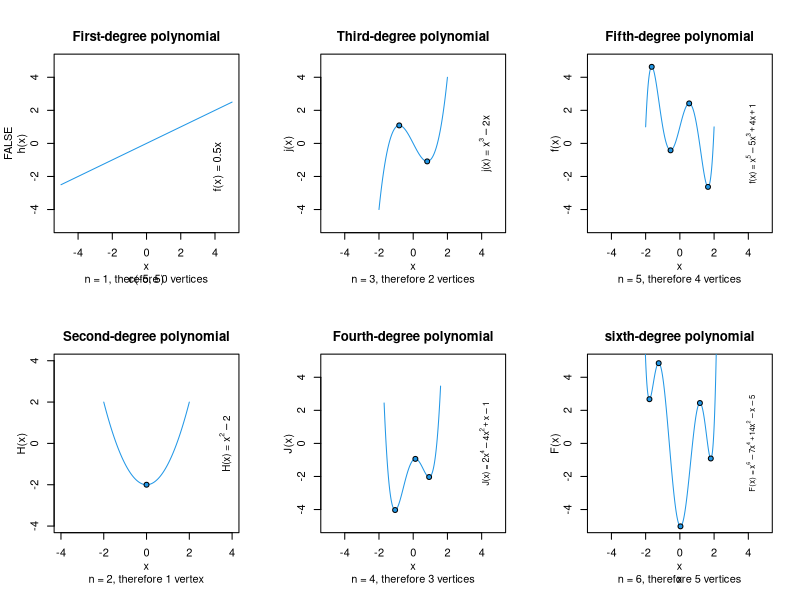
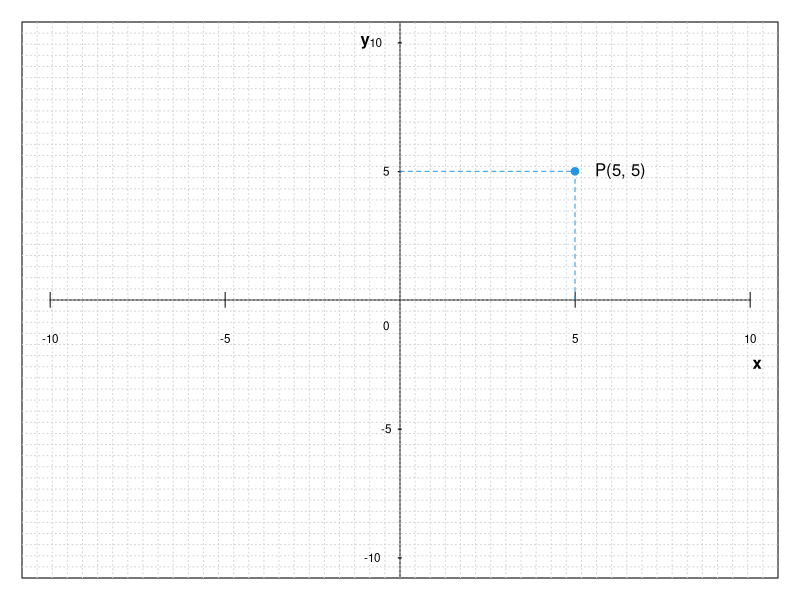
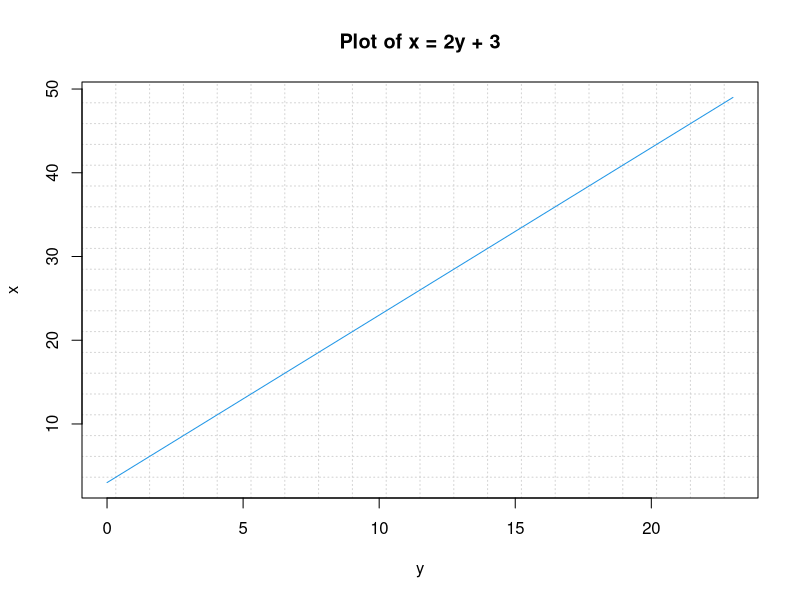
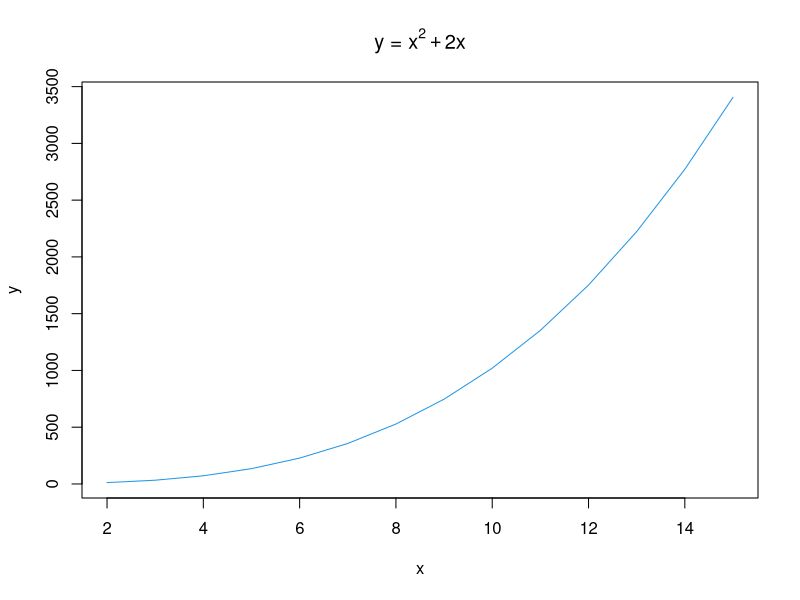
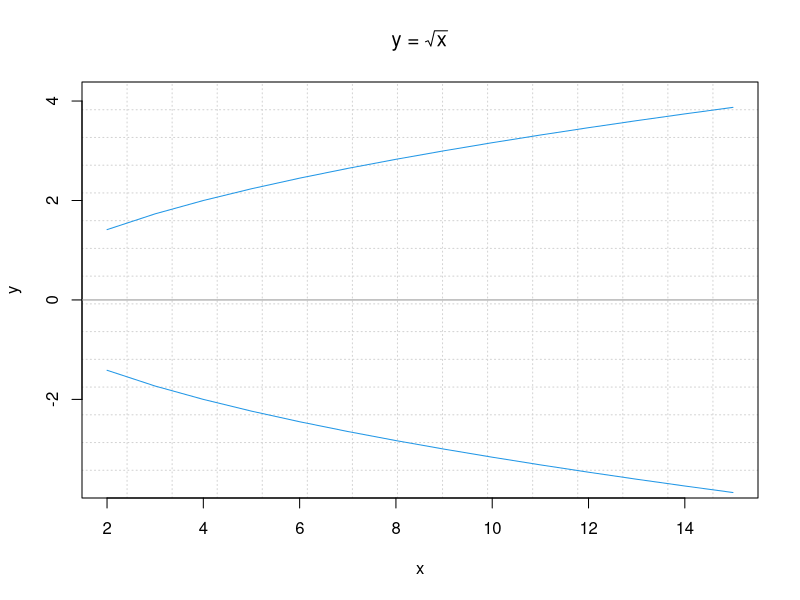
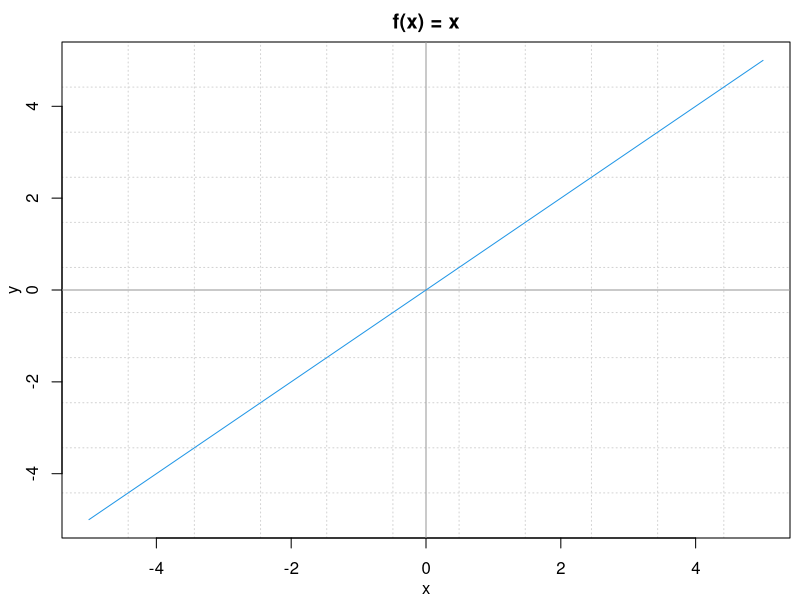
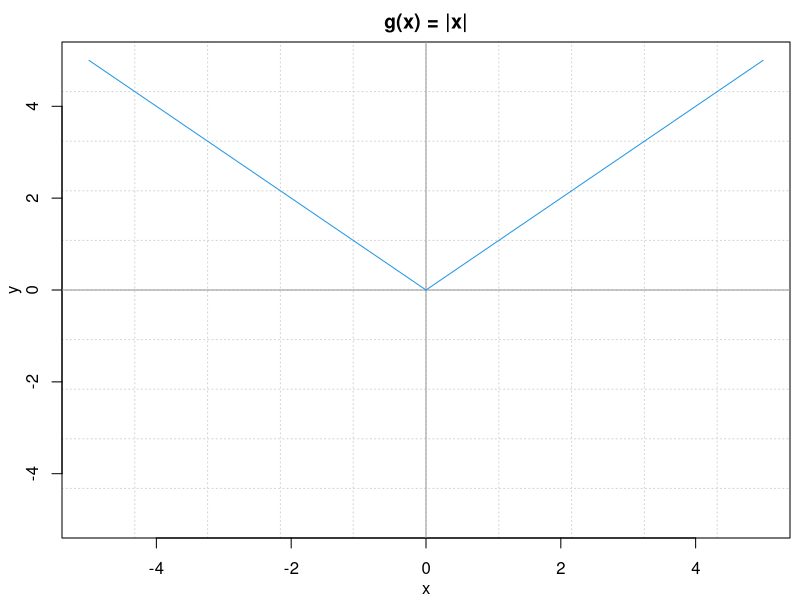
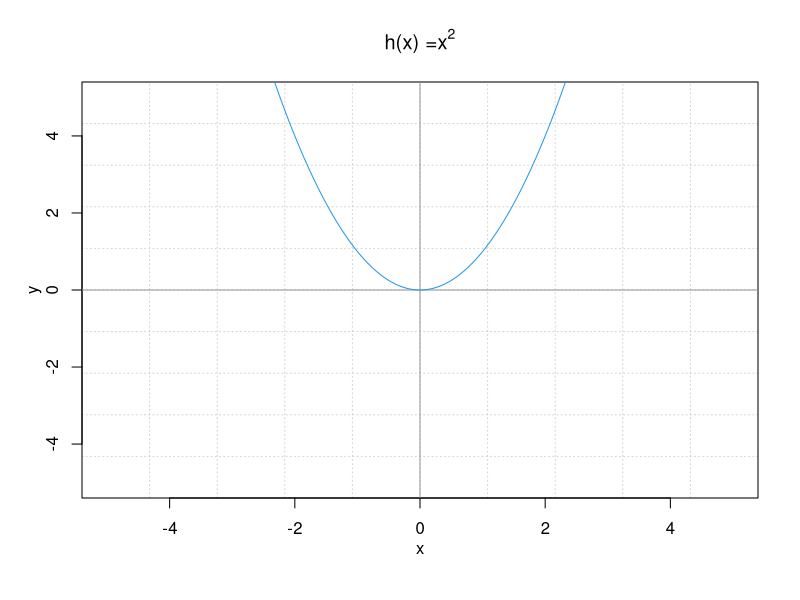

Write the R code that produced these figures, in order.
## ---- chunk 1
knitr::opts_chunk$set(echo = TRUE)
library(reshape2)
palette(c(palette()[1:4], "chocolate2", palette()[6:8]))
## ---- chunk 2
root_int_fun <- function(y) {
   which(sapply(1:(length(y)-1), function(i)
      y[i] < 0 && y[i+1] >= 0 || y[i] >= 0 && y[i+1] < 0))
}
## ---- chunk 3
if(!("reshape2" %in% installed.packages()[, "Package"])) {
   install.packages("reshape2")
}
## ---- chunk 4
(tab1 <- table(tips$sex, tips$smoker))
m <- tab1[1, 2]/tab1[2, 2]
## ---- chunk 5
(gender.smoker <- table(tips$sex, tips$smoker))
## ---- chunk 6
pt <- prop.table(table(tips$sex, tips$smoke)); pt
## ---- chunk 7
perc <- pt * 100; perc
## ---- chunk 8
op <- par("mfrow")
par(mfrow = c(2, 3))

# First-degree polynomial
x <- seq(-5, 5, 0.01)
plot(c(-5, 5), c(-5, 5), type = "n", ylab = FALSE)
lines(x, 0.5*x, col = 4)
title("First-degree polynomial", line = 1)
title(xlab = "x", ylab = "h(x)", line = 2)
title(sub = "n = 1, therefore 0 vertices", line = 3)
text(4.2, -1.4, labels = expression(paste("f(x) = ", 0.5*x)), srt = 90)

# Third-degree polynomial
third <- expression(x^3 - 2*x)
third_vertices <- c(-sqrt(2/3), sqrt(2/3))
x <- sort(c(third_vertices, seq(-2, 2, 0.01)))
plot(c(-5, 5), c(-5, 5), type = "n", ann = FALSE)
lines(x, eval(third), col = 4)
title("Third-degree polynomial", line = 1)
title(xlab = "x", ylab = "j(x)", line = 2)
title(sub = "n = 3, therefore 2 vertices", line = 3)
points(third_vertices, y = eval(third)[which(x %in% third_vertices)], pch = 21, bg = 4)
text(4.2, 0, labels = expression(paste("j(x) = ", x^3 - 2*x)), cex = 0.9, srt = 90)


# Fifth-degree polynomial
fifth_vertices <- c(-1.64443286, -0.5439123, 1.64443286, 0.5439123)
x <- sort(c(fifth_vertices, seq(-2, 2, 0.01)))
fifth <- expression(x^5 - 5*x^3 + 4*x + 1)
plot(c(5, -5), c(5, -5), type = "n", ann = FALSE)
title("Fifth-degree polynomial", line = 1)
title(xlab = "x", ylab = "f(x)", line = 2)
title(sub = "n = 5, therefore 4 vertices", line = 3)
lines(x, eval(fifth), col = 4)
x <- fifth_vertices
points(fifth_vertices, eval(fifth), pch = 21, bg = 4)
text(4.2, 0, labels = expression(paste("f(x) = ", x^5 - 5*x^3 + 4*x + 1)), cex = 0.8, srt = 90)


# Second-degree polynomial
x <- seq(-2, 2, 0.01)
second <- expression(x^2 - 2)
plot(c(-4, 4), c(-4, 4), type = "n", ann = FALSE)
title("Second-degree polynomial", line = 1)
title(xlab = "x", ylab = "H(x)", line = 2)
title(sub = "n = 2, therefore 1 vertex", line = 3)
lines(x, eval(second), col = 4)
points(0, -2, pch = 21, bg = 4)
text(3.7, 0, labels = expression(paste("H(x) = ", x^2 - 2)), cex = 0.9, srt = 90)

# Fourth-degree polynomial
fourth <- expression(2*x^4 - 4*x^2 + x - 1)
fourth_prime <- expression(8*x^3 - 8*x + 1)
fourth_vertex <- c(-1.0574538, 0.1270510, 0.9304029)
x <- sort(c(fourth_vertex, seq(-1.7, 1.6, 0.01)))
plot(c(-5, 5), c(-5, 5), type = "n", ann = FALSE)
title("Fourth-degree polynomial", line = 1)
title(xlab = "x", ylab = "J(x)", line = 2)
title(sub = "n = 4, therefore 3 vertices", line = 3)
lines(x, eval(fourth), col = 4)
x <- fourth_vertex
points(x, eval(fourth), pch = 21, bg = 4)
text(4.2, 0, labels = expression(paste("J(x) = ", 2*x^4 - 4*x^2 + x - 1)), cex = 0.8, srt = 90)

# Sixth-degree polynomial
sixth <- expression(x^6 - 7*x^4 + 14*x^2 - x - 5)
sixth_prime <- expression(6*x^5 - 28*x^3 + 28*x - 1)
sixth_vertices <- c(-1.777750, 0.035760, 1.807227, -1.237497, 1.172260)
x <- sort(c(seq(-2.3, 2.3, 0.01), sixth_vertices))
plot(c(-5, 5), c(-5, 5), type = "n", xlab = "x", ylab = "")
lines(x, eval(sixth), col = 4)
x <- sixth_vertices
points(sixth_vertices, eval(sixth), pch = 21, bg = 4)
title("sixth-degree polynomial", line = 1)
title(xlab = "x", ylab = "F(x)", line = 2)
title(sub = "n = 6, therefore 5 vertices", line = 3)
text(4.2, 0, labels = expression(paste("F(x) = ", x^6 - 7*x^4 + 14*x^2 - x - 5)), cex = 0.7, srt = 90)

par(mfrow = op)
## ---- chunk 9
p <- c(1, 3, 5, 9, 15, 45)
q <- c(1, 5)
possible_vals1 <- expand.grid(p, q)
possible_vals2 <- expand.grid(p, -1 * q)
possible_vals <- rbind(possible_vals1, possible_vals2)
p_over_q <- possible_vals[,1]/possible_vals[,2]
p_over_q <- unique(p_over_q)
p_over_q
## ---- chunk 10
coeffs <- c(-5, -4, 42, 12, -45)
n <- length(p_over_q)
remainder <- sapply(1:n, function (i) 
   ((((coeffs[1]*p_over_q[i]) + coeffs[2]) *
   p_over_q[i] + coeffs[3]) *
   p_over_q[i] + coeffs[4]) *
   p_over_q[i] + coeffs[5])
remainder
zeros1 <- p_over_q[which(remainder == 0)]
## ---- chunk 11
coeffs2 <- c(coeffs[1], rep(NA, length(coeffs)-2))
coeffs2[2] <- coeffs2[1] * p_over_q[zeros1[1]] + coeffs[2]
coeffs2[3] <- coeffs2[2] * p_over_q[zeros1[1]] + coeffs[3]
coeffs2[4] <- coeffs2[3] * p_over_q[zeros1[1]] + coeffs[4]
n <- length(p_over_q)
remainder2 <- sapply(1:n, function(i)
   (((coeffs2[1]*p_over_q[i]) + coeffs2[2]) *
   p_over_q[i] + coeffs2[3]) *
   p_over_q[i] + coeffs2[4])

coeffs3 <- c(coeffs2[1], rep(NA, length(coeffs2)-2))
coeffs3[2] <- coeffs3[1] * -3 + coeffs2[2]
coeffs3[3] <- coeffs3[2] * -3 + coeffs2[3]
coeffs3[4] <- coeffs3[3] * -3 + coeffs2[4]
## ---- chunk 12
x1 <- (-6 + sqrt((-6)^2 - 4*-5*15))/(2*-5)
x2 <- (-6 - sqrt((-6)^2 - 4*-5*15))/(2*-5)
hx_at_zero <- c(-3, -1.23303, 1, 2.43303)
## ---- chunk 13
matrix(c("a","a","b","b","c","c","b","c","a","c","a","b"), ncol = 6, byrow = TRUE)
## ---- chunk 14
combn(letters[1:3], 2)
## ---- chunk 15
op <- par("mar")
par(mar = rep(1.1, 4))

plot(c(-10:10), rep(0, 21), type = "l", ann = FALSE, frame.plot = TRUE, axes = FALSE)
lines(rep(0, 21), c(-10:10))
grid(50,50)
text(0, c(1, 0.5, -0.5, -1), "-")
text(c(-0.7, -0.4, -0.4, -0.4, -0.8), c(1, 0.5, -0.1, -0.5, -1), c(10, 5, 0, -5, -10), cex = 0.7)
text(c(-10, -5, 5, 10), 0, "|")
text(c(-10, -5, 5, 10), -0.15, c(-10, -5, 5, 10), cex = 0.7)
text(c(10.2, -1), c(-0.25, 1), c("x", "y"), font = 2, xpd = TRUE)
points(5, 0.5, col = 4, pch = 21, bg = 4)
text(6.3, 0.5, "P(5, 5)")
segments(5, 0, 5, 0.5, lty = "dashed", col = 4)
segments(0, 0.5, 5, 0.5, lty = "dashed", col = 4)

par(mar = op)
## ---- chunk 16
y <- 0:23
x <- 2*y +3
plot(y, x, type = "l", col = 4, panel.first = grid(20))
title("Plot of x = 2y + 3")
## ---- chunk 17
x <- 2:15
y <- x^3 + 2*x

plot(x, y, type = "l", col = 4)
title(expression(paste("y = ", x^2 + 2*x)))
## ---- chunk 18
y <- sqrt(x)
y2 <- -sqrt(x)

plot(x, y, ylim = range(c(y, y2))+0.2, type = "l", col = 4, panel.first = grid(15))
title(expression(paste("y = ", sqrt(x))))
abline(v = 0, col = "grey60")
abline(h = 0, col = "grey60")
lines(x, y2, col = 4)
## ---- chunk 19
y <- x <- seq(-5, 5, 0.0001)

op <- par("mar")
par(mar = c(3.1, 3.1, 2.1, 0.5))

# f(x) = x
plot(x, y, type = "n", col = 4, panel.first = grid(11), ann = FALSE)
abline(v = 0, col = "grey60")
abline(h = 0, col = "grey60")
lines(x, y, col = 4)
title("f(x) = x")
title(xlab = "x", ylab = "y", line = 2)
## ---- chunk 20
par(mar = c(3.1, 3.1, 2.1, 0.5))

# g(x) = |x|
plot(x, y, type = "n", panel.first = grid(10), ann = FALSE)
abline(v = 0, col = "grey60")
abline(h = 0, col = "grey60")
lines(0:5, 0:5, col = 4)
lines(0:-5, 0:5, col = 4)
title("g(x) = |x|")
title(xlab = "x", ylab = "y", line = 2)

par(mar = op)
## ---- chunk 21
h <- x^2

# h(x) = x^2
plot(x, y, type = "n", panel.first = grid(10), ann = FALSE)
abline(v = 0, col = "grey60")
abline(h = 0, col = "grey60")
lines(spline(x, h), col = 4)
title(expression(paste("h(x) =", x^2)))
title(xlab = "x", ylab = "y", line = 2)
## ---- chunk 22
m <- x^3

plot(x, y, type = "n", panel.first = grid(10), ann = FALSE)
abline(v = 0, col = "grey60")
abline(h = 0, col = "grey60")
lines(spline(x, m), col = 4)
title(expression(paste("m(x) =", x^3)))
title(xlab = "x", ylab = "m", line = 2)
## ---- chunk 23
n <- sqrt(x[x >= 0])

plot(x, y, type = "n", panel.first = grid(10), ann = FALSE)
abline(v = 0, col = "grey60")
abline(h = 0, col = "grey60")
lines(spline(x[x >= 0], n), col = 4)
title(expression(paste("n(x) = ", sqrt(x))))
title(xlab = "x", ylab = "n", line = 2)
## ---- chunk 24
negroots <- -abs(x[x < 0])^(1/3)
p <- c(negroots, x[x >= 0]^(1/3))

plot(c(-3, 3), c(-3, 3), type = "n", panel.first = grid(10), ann = FALSE)
abline(v = 0, col = "grey60")
abline(h = 0, col = "grey60")
lines(spline(x, p), col = 4)
title(expression(paste("n(x) = ", sqrt(x, 3))))
title(xlab = "x", ylab = "n", line = 2)

par(mar = op)
## ---- chunk 25
x1 <- c(4.2, 3, 3, 4.2) 
y1 <- c(5, 6, 4, 5) 
x2 <- c(5.8, 7, 7, 5.8) 
y2 <- c(5, 6, 4, 5) 


plot(1:10, type = "n", ann = FALSE)
points(5, 5, pch = 21, cex = 1, bg = 8)
points(5, 5, pch = 21, cex = 10, col = 8)
lines(x1, y1); points(x1, y1, pch = 21, bg = 4:6)
lines(x2, y2); points(x2, y2, pch = 21, bg = c(4, 6, 5))
text(5, 9.5, labels = "Rotation around a center", font = 2)
legend("topright", legend = c("center", letters[1:3]), pch = 21, pt.bg = c(8, 4:6), cex = 0.8)
## ---- chunk 26
x1 <- c(3, 2, 3, 3)
y1 <- c(2, 2, 3, 2) 
x2 <- c(2, 3, 2, 2)
y2 <- c(3, 3, 2, 3) 

# Diagonal reflection
plot(1:10, type = "n", ann = FALSE)
lines(1:4, 1:4, col = 8)
lines(x1, y1); points(x1, y1, pch = 21, bg = 4:6)
lines(x2, y2); points(x2, y2, pch = 21, bg = 4:6)

x1 <- c(6.5, 6, 7, 6.5)
y1 <- c(5, 6, 6, 5)
x2 <- c(6.5, 6, 7, 6.5)
y2 <- c(7, 6, 6, 7)

lines(5:8, rep(6, 4), col = 8)
lines(x1, y1); points(x1, y1, pch = 21, bg = 4:6)
lines(x2, y2); points(x2, y2, pch = 21, bg = 4:6)
text(5.5, 9, labels = "Reflection across mirror line", font = 2)
legend("topright", legend = c("Mirror line", letters[1:3]), lty = c(1, rep(0, 3)), pch = c(NA_integer_, rep(21, 3)), col = 8, pt.bg = 4:6, cex = 0.7)
## ---- chunk 27
y <- x <- seq(-5, 5, 0.0001)
fx <- c(-abs(x[x < 0])^(1/3), x[x >= 0]^(1/3))

a <- 3

y1 <- fx + a
y2 <- fx - a

plot(x, y, type = "n", ann = FALSE)
abline(h = 0, col = 8)
lines(spline(x, y1), col = 4)
lines(spline(x, fx))
lines(spline(x, y2), col = 5)
legend("topright", legend = c("f(x) + a", "f(x)", "f(x) - a"), cex = 0.7, lty = 1, col = c(4, 1, 5))
title("Vertical Translation")
mtext(expression(paste("f(x) =", sqrt(x, 3))), side = 1, line = 2.2)
mtext(paste("a =", a), side = 1, line = 3)
## ---- chunk 28
fx <- x^3

y1 <- (x + a)^3
y2 <- (x - a)^3

plot(x, y, type = "n", ann = FALSE)
abline(h = 0, col = 8)
lines(spline(x, y1), col = 4)
lines(spline(x, fx))
lines(spline(x, y2), col = 5)
legend("topright", legend = c("f(x) + a", "f(x)", "f(x) - a"), lty = 1, col = c(4, 1, 5), cex = 0.7)
title("Horizontal translation")
mtext(expression(paste("f(x) =", x^3)), side = 1, line = 2.3)
mtext(paste("a =", a), side = 1, line = 3.3)
## ---- chunk 29
x1 <- c(3, 3, 4, 4, 3)
y1 <- c(3, 4, 4, 3, 3)
x2 <- c(2, 2, 5, 5, 2)
y2 <- c(2, 5, 5, 2, 2)

plot(1:6, type = "l", lty = "dashed", ann = FALSE)
points(3.5, 3.5, pch = 21, bg = 4)
lines(x1, y1); points(x1, y1, pch = 21, bg = 4)
lines(x2, y2, col = 5); points(x2, y2, pch = 21, bg = 4)
lines(1:6, 6:1, lty = "dashed")
title("Transformation by resizing")
## ---- chunk 30
t <- seq(0, 12.5, 0.001)
t1 <- t[t >= 0 & t < 5]
t2 <- t[t >= 5 & t < 10]
t3 <- t[t >= 10 & t <= 12.5]
t4 <- c(12.501, 14, 15, 16)

plot(c(0, 17), c(0, 101), type = "n", xlab = "Time (hours)", ylab = "Estimated Score")
lines(t1, t1*8, col = 4)
lines(t2, t2*6, col = 4)
lines(t3, t3*8, col = 4)
lines(t4, c(100, 100, 100, 100), col = 4)
points(c(0, 5, 10, 12.5), c(0*8, 5*6, c(10, 12.5)*8), pch = 21, bg = 4)
points(c(5, 10), c(5*8, 10*6), pch = 21)
title("Piecewise-defined functions")
## ---- chunk 31
x <- seq(-5, 9, 0.001)
fx <- function(x) -x^2 + 5*x + 3

plot(c(-5, 10), c(-10, 10), type = "n", xlab = "x", ylab = "f(x)")
lines(x, fx(x), col = 4)
title(expression(paste("f(x) = ", -x^2 + 5*x + 3)))
abline(h = 0, v = 0, lty = 2)
points(c(-0.54, 0, 5.54), fx(c(-0.54, 0, 5.54)), pch = 21, bg = c(4, 5, 4))
legend("topright", legend = c("x-axis", "y-axis"), pch = 21, pt.bg = 4:5)
## ---- chunk 32
m <- -15:12
jan <- function(m) 2*(m - (-2))^2 + 8
plot(m, jan(m), type = "l", col = 4)
points(-2, 8, pch = 21, bg = 4)
text(-2, 50, "Vertex")
## ---- chunk 33
plot(m, jan(m), type = "l")
pts <- c(-10, -2, 6)
points(c(-10, -2, 6), jan(pts), pch = 21, bg = c(5, 4, 6))
lines(c(-2, -2), c(0, 370), lty = "dashed")
text(-2, 390, "Axis")
mtext("vertex", 1, at = -2)
## ---- chunk 34
x <- seq(-5, 5, 0.001)
y <- 2^(-x)
plot(x, y, type = "l", col = 4, xlab = "x", ylab = "y")
## ---- chunk 35
y1 <- 2^x
y2 <- 2^(-x)
plot(c(-6, 6), c(0, 33), type = "n", xlab = "x", ylab = "y")
abline(v = 0)
for(i in seq(5, 30, 5)){
   segments(-0.1, i, 0.1, i)
}
lines(x, y1, col = 4)
lines(x, y2, col = 5)
## ---- chunk 36
x <- seq(-4, 4, 0.001)
y1 <- exp(x)
y2 <- exp(-x)

plot(c(-5, 7), c(0, 56), type = "n", xlab = "x", ylab = "y")
abline(v = 0)
for(i in axTicks(2)) {
   segments(-0.1, i, 0.1, i)
}
lines(x, y1, col = 4)
lines(x, y2, col = 5)
legend("topright", legend = c(expression(e^x), expression(e^-x)), lty = 1, col = 4:5)
## ---- chunk 37
log(-100)
## ---- chunk 38
x1 <- seq(-5, 5, 0.001)
y1 <- 3^x1

plot(-5:10, -5:10, type = "l", lty = "dashed", xlab = "x", ylab = "y")
abline(h = 0, v = 0, col = 8)
lines(x1, y1)
lines(y1, x1, col = 4)
## ---- chunk 39
x <- seq(0, 5, 0.001)
y <- x^2
plot(x, y, type = "l", xlab = "Time (minutes)", ylab = "# of Microorganisms", col = 4)
title("Reproduction of microorganisms")
points(c(2, 4), c(2^2, 4^2), pch = 21, bg = 4)
segments(c(2, 4, 2), c(2^2, 2^2, 2^2, 2^2), c(4, 4, 4), c(2^2, 4^2, 4^2), lty = 2, lwd = 2)
text(2-0.7, 2^2+0.1, labels = "(2, 4)")
text(4-0.7, 4^2+0.1, labels = "(4, 16)")
text(3, 5.1, labels = 2, cex = 0.8)
text(3.7, 9, labels = 12, srt = 90, cex = 0.8)
## ---- chunk 40
h <- c(-0.1, -0.01, -0.001, 0, 0.001, 0.01, 0.1)
y <- (((6 + h)^3 - 2*(6+h)^2) - (6^3 - 2*6^2))/h
speed <- rbind(h , y)
dimnames(speed) <- list(c("h", "Speed "), 6+h)
speed
## ---- chunk 41
speed[2, 4] <- 84
speed
## ---- chunk 42
x <- seq(1, 10, 0.001)
y <- function(x) x^3
plot(x, y(x), type = "l", axes = FALSE, ann = FALSE, frame.plot = TRUE)
axis(2, labels = FALSE, tick = FALSE)
axis(1, labels = c("a", "a+h"), at = c(6, 8))
points(c(6, 8), y(c(6, 8)), pch = 21, bg = 4)
lines(c(5, 9), c(68, 660), col = 4, lwd = 2)
segments(6, 216, 8, 216, lty = "dashed")
segments(6, -0.1, 6, 216, lty = "dashed")
segments(8, -0.1, 8, 512, lty = "dashed")
text(7, 250, "h")
text(5.3, 216, "(a, f(a))", cex = 0.7)
text(7, 512, "(a + h, f(a + h))", cex = 0.7)
text(9.7, 650, "Secant line", cex = 0.7)
## ---- chunk 43
plot(x, y(x), type = "l")
title(expression(paste("f(x) =", x^3)))
points(c(6, 8), y(c(6, 8)), pch = 21, bg = 4)
lines(c(5, 9), c(68, 660), col = 4, lwd = 2)
segments(6, 216, 8, 216, lty = "dashed")
segments(6, -0.1, 6, 216, lty = "dashed")
segments(8, -0.1, 8, 512, lty = "dashed")
text(7, 250, "h = 2", cex = 0.9)
text(5.3, 216, "(6, f(6))", cex = 0.9)
text(7, 520, "((6+2), f(6+2))", cex = 0.9)
## ---- chunk 44
y <- ((7 + h)^3 - 7^3)/h
y[4] <- ceiling(y[3])
matrix(y, nrow = 1, dimnames = list("fx", 2+h))
## ---- chunk 45
x <- 1:10
y <- x^3
plot(x, y, type = "l")
title(expression(paste("f(x) =", x^3)))
points(7, 7^3, pch = 21, bg = 4)
lines(6:8, c(7^3 - y[4], 7^3, 7^3 + y[4]))
## ---- chunk 46
h <- c(-2, -1, -0.1, -0.01, -0.001, 0, 0.001, 0.01, 0.1, 1, 2)
cat(h)
## ---- chunk 47
fx <- abs(h^3)/h^3
matrix(fx, byrow = TRUE, nrow = 1, dimnames = list("f(x)", h))
## ---- chunk 48
plot(c(-2.2, 2.2), c(-1.5, 1.5), type = "n", xlab = "x approaching 0", ylab = "")
abline(v = 0, h = 0, col = 8, lty = "dashed")
lines(h[1:5]-0.003, fx[1:5], col = 4)
points(c(-0.001, 0.001), c(-1, 1), pch = 21, cex = 0.7, col = 4)
lines(h[7:length(h)]+0.005, fx[7:length(fx)], col = 4)
title("Limit does not exist")
## ---- chunk 49
yfx <- (((3+h)^3 - 5*(3+h)) - (3^3 - 5*3))/h
yfx[4] <- ceiling(yfx[3])
matrix(yfx, nrow = 1, dimnames = list("fx", 3+h))
cat("\n", yfx[4], "is our limit as h approaches 0 and f(x) approaches 3 \n")
## ---- chunk 50
x <- seq(-4, 4, 0.001)
y <- 0.25*x^2 - 2
plot(x, y, type = "l", xlab = "x", ylab = "y")
points(0, -2, pch = 21, bg = 4)
## ---- chunk 51
x <- seq(-4, 4, 0.001)
y1 <- function(x) 2*x^2
y2 <- function(x) x^2
y3 <- function(x) 0.5*x^2
plot(c(-5, 5), c(0, 40), type = "n", xlab = "x", ylab = "y")
lines(x, y1(x), col = 4)
lines(x, y2(x), col = 5)
lines(x, y3(x), col = 6)
legend("topright", legend = c(expression(2*x^2), expression(x^2), expression(0.5*x^2)), title = "f(x) =", lty = 1, col = c(1, 4, 5), cex = 0.8)
## ---- chunk 52
op <- par("mfrow")
par(mfrow = c(1, 2))

x <- -5:5
plot(x, type = "l", xlab = "x", ylab = "y")
title("f(x) = x")
plot(x, x^2/(2*x), type = "l", col = 4, xlab = "x", ylab = "y")
points(0, 0, pch = 21, col = 4)
segments(-1, -0.5, -0.1, -0.1, col = 4)
segments(0.1, 0.1, 1, 0.5, col = 4)
title(expression(paste("g(x) =" , x^2/(2*x))))

par(mfrow = op)
## ---- chunk 53
ranges <- c(0.0001, 0.001, 0.01)
x <- c(1 - rev(ranges), 1, 1 + ranges)
y <- x/(x-1)
matrix(c(x, y), nrow = 2, byrow = TRUE, dimnames = list(c("x", "f(x)"), rep("", length(x))))
## ---- chunk 54
x1 <- seq(0.9, 1.1, length.out = 100)
y1 <- x1/(x1-1)
plot(x1, x1/(x1 - 1), type = "n", xlab = "x", ylab = "f(x)")
title("f(x) = x/(x-1)")
lines(x1[x1 < 1], y1[which(x1 < 1)], col = 4)
lines(x1[x1 > 1], y1[which(x1 > 1)], col = 4)
abline(v = 1)
## ---- chunk 55
y <- function(x) x/(x -1)^4
matrix(c(x, y(x)), nrow = 2, byrow = TRUE, dimnames = list(c("x", "f(x)"), 1:length(x)))
## ---- chunk 56
x2 <- seq(-0.5, 2.5, 0.001) 
plot(c(-0.6, 2.6), c(0, 20), type = "n", xlab = "x", ylab = "g(x)")
title(expression(paste("g(x) =", x/(x - 1)^4)))
lines(x2, y(x2), col = 4)
## ---- chunk 57
x <- c(1 - rev(ranges), 1, 1 - ranges)
y <- function(x) (x-3)/(x^2 - 4*x + 3)
matrix(c(x, y(x)), nrow = 2, byrow = TRUE, dimnames = list(c("x", "f(x)"), rep("", length(x))))
## ---- chunk 58
x <- c(3 - rev(ranges), 3, 3 + ranges)
matrix(c(x, y(x)), nrow = 2, byrow = TRUE, dimnames = list(c("x", "f(x)"), rep("", length(x))))
## ---- chunk 59
x <- seq(-5, 5, 0.001)
plot(c(-6, 6), c(-5, 5), type = "n", xlab = "x", ylab = "y")
abline(v = 1, lty = "dashed")
lines(x, y(x), col = 4)
title(expression(paste("f(x) = ", (x-3)/(x^2 - 4*x + 3))))
## ---- chunk 60
plot(c(-6, -3), c(-6, 6), type = "n", xlab = "x", ylab = "f(x)")
abline(h = 0, lty = 2)
text(-3.3, 0.35, labels = "h(x) = 0")
lines(c(-5, -5), c(-5, 5), col = 4)
points(c(-5, -5), c(-5, 5), pch = 21, bg = 4)
## ---- chunk 61
plot(1:10, type = "n", axes = FALSE, ann = FALSE)
abline(h = 5)
text(2:9, rep(5, length(2:9)), labels = "|")
points(c(4, 6, 8), rep(5, 3), pch = 21, bg = c("blue", "blue", "white"), cex = 1.2)
text(2:9, rep(4.4, length(2:9)), labels = -3:4)
text(9.8, 5.35, labels = "x-axis")
## ---- chunk 62
plot(1:10, type = "n", axes = FALSE, ann = FALSE)
abline(h = 5)
text(2:9, rep(5, length(2:9)), labels = "|")
points(c(4, 6, 8), rep(5, 3), pch = 21, bg = c("blue", "blue", "white"), cex = 1.2)
text(2:9, rep(4.4, length(2:9)), labels = -3:4)
text(c(2.5, 3, 5, 7, 9), rep(6, 5), labels = c("f(x)", rep(c("- - -", "+ + +"), 2)))
text(c(3, 5, 7, 9), rep(7, 4), labels = c(expression(paste("(-", infinity, ", -1)")), "(-1, 1)", "(1, 3)", expression(paste("(3, ", infinity, ")"))))
segments(x0 = c(3, 5, 7, 9), y0 = rep(4, 4), x1 = c(3, 5, 7, 9), y1 = rep(3, 4))
segments(3, 3, 9, 3)
text(6, 2.5, labels = "Evaluation numbers")
text(10, 4.7, labels = "x-axis")
segments(x0 = c(4, 6, 8)+.1, y0 = rep(5, 3), x1 = c(4, 6, 8), y1 = rep(8, 3), lty = "dashed")
## ---- chunk 63
op <- par("mar")
par(mar = c(6.5, 2.1, 0.5, 1.1))
x <- sort(unique(c(seq(-4, 4, by = 0.01), hx_at_zero)))
hx <- expression((-x)^5 - x^4 + 14*x^3 + 6*x^2 - 45*x - 3)
plot(rep(c(-5,5), 2), c(rep(40, 2), rep(-40, 2)), type = "n", xlab = "", ylab = "", xaxt = "n")
abline(h = 0, v = 0, lty = "dashed")
legend("topright", legend = hx, bty = "n", box.col = "white")
lines(spline(x, eval(hx)), col = 4)
x <- hx_at_zero
points(hx_at_zero, eval(hx), pch = 21, bg = 4)
text(c(-4, -2, 0, 2, 4), rep(-46, 4), labels = c(-4, -2, 0, 2, 4), xpd = TRUE, cex = 0.9)

# Sign chart
rect(-4.3, -75, -3, -53, col = "lightblue", xpd = TRUE, border = NA)
rect(-3, -75, -1.23303, -53, col = "chocolate2", xpd = TRUE, border = NA)
rect(-1.23303, -75, 1, -53, col = "lightblue", xpd = TRUE, border = NA)
rect(1, -75, 2.43303, -53, col = "chocolate2", xpd = TRUE, border = NA)
rect(2.43303, -75, 4.1, -53, col = "lightblue", xpd = TRUE, border = NA)
segments(x0 = -4, y0 = -65, x1 = 4, y1 = -65, xpd = TRUE)
text(x = hx_at_zero, y = rep(-59, 4), labels = rep(0, length(hx_at_zero)), xpd = TRUE, cex = 0.7)
text(x = hx_at_zero, y = rep(-70, 4), labels = round(hx_at_zero, 1), xpd = TRUE)
text(-4.7, -70, labels = "h(x)", font = 2, xpd = TRUE, cex = 0.7)
points(hx_at_zero, y = rep(-65, 4), pch = 19, xpd = TRUE)
t <- c(-4, -2, 0, 2, 3)
t_num <- -5*t^4 - 4*t^3 + 42*t^2 + 12*t - 45
signs <- ifelse(t_num < 0, "----", "++++")
text(x = c(-3.7, -2, 0, 1.7, 3.4), rep(-59, length(signs)), labels = signs, xpd = TRUE)
text(-4.7, -59, labels = "h'(x)", cex = 0.7, font = 2, xpd = TRUE)
intervals <- c(expression(paste("(-", infinity, ", -3)")),"(-3, -1.23)","(-1.23, 1)","(1, 2.43)",expression(paste("(2.43, ", infinity, ")")))
text(x = c(-3.65, -2, 0, 1.7, 3.4), rep(-55, length(signs)), labels = intervals, cex = 0.8, xpd = TRUE)
par(mar = op)
## ---- chunk 64
plot(0:4, 0:4, type = "n", axes = FALSE, ann = FALSE)
rect(0, 0.8, 2, 3, col = "lightblue", border = NA)
rect(2, 0.8, 4.2, 3, col = "lightblue", border = NA)
text(c(1, 3), rep(2.8, 2), labels = c(expression(paste("(-", infinity, ", 0)")), expression(paste("(0, ", infinity, ")"))))
text(c(0.6, 1:3), rep(2.5, 4), labels = c("f'(x)", "----", 0, "----"), font = c(1, 2, 1, 2))
segments(0, 2, 4, 2)
text(4, 2.2, "x", font = 2)
text(c(1, 2, 3), rep(2, 3), labels = "|")
text(c(0.6, 1:3), rep(1.6, 4), labels = c("f(x)", -1:1))
text(c(1, 3), rep(1,2), labels = c("Decreasing", "Decreasing"))
## ---- chunk 65
x <- seq(-4, 4, 0.0001)
y <- function(x) (-x)^3
plot(c(-5.5, 5.5), c(-64, 64), type = "n", xlab = "x", ylab = "f(x)")
abline(h = 0, v = 0, lty = "dashed")
lines(x, y(x), col = 4)
## ---- chunk 66
plot(0:4, 0:4, type = "n", axes = FALSE, ann = FALSE)
rect(0, 0.8, 2, 3, col = "chocolate2", border = NA)
rect(2, 0.8, 4.2, 3, col = "chocolate2", border = NA)
text(c(1, 3), rep(2.8, 2), labels = c(expression(paste("(-", infinity, ", -2)")), expression(paste("(-2, ", infinity, ")"))))
t_num <- c(-3, -1)
signs <- ifelse(1/(3*(abs(t_num + 2)^(1/3))^2) < 0, "----", "++++")
text(c(0.6, 1:3), rep(2.5, 4), labels = c("h'(x)", signs[1], "ND", signs[2]), font = c(1, 2, 1, 2))
segments(0, 2, 4, 2)
text(4, 2.2, "x", font = 2)
text(c(1, 2, 3), rep(2, 3), labels = "|")
text(c(0.6, 1:3), rep(1.6, 4), labels = c("h(x)", -3:-1))
text(c(1, 3), rep(1,2), labels = c("Increasing", "Increasing"))
## ---- chunk 67
x <- seq(-5, 5, 0.001)
y <- c(-(abs(x[x <= -2] + 2))^(1/3) + 3, 
       (x[x > -2] + 2)^(1/3) + 3)
plot(x, y, type = "n", ylab = "h(x)")
abline(v = 0, h = 0, lty = "dashed")
lines(x, y, col = 4)
segments(-2, 2.3, -2, 3.7)
points(-2, 3, pch = 21, bg = 4)
text(x = -3.8, 4.65, labels = expression(paste("h(x) =", sqrt((x+2), 3) + 3)))
## ---- chunk 68
plot(0:4, 0:4, type = "n", axes = FALSE, ann = FALSE)
j_prime <- expression((-3)/(t_num^2 + 6*t_num + 9))
rect(0, 0.8, 2, 3, col = ifelse(eval(j_prime) >= 0, "chocolate2", "lightblue"), border = NA)
rect(2, 0.8, 4.2, 3, col = ifelse(eval(j_prime) < 0, "lightblue", "chocolate2"), border = NA)
text(c(1, 3), rep(2.8, 2), labels = c(expression(paste("(-", infinity, ", -3)")), expression(paste("(-3, ", infinity, ")"))))
t_num <- c(-4, -2)
signs <- ifelse(eval(j_prime) < 0, "----", "++++")
text(c(0.6, 1:3), rep(2.5, 4), labels = c("j'(x)", signs[1], "ND", signs[2]), font = c(1, 2, 1, 2))
segments(0, 2, 4, 2)
text(4, 2.2, "x", font = 2)
text(c(1, 3), rep(2, 1), labels = "|")
points(2, 2, pch = 21, bg = "white")
text(c(0.6, 1:3), rep(1.6, 4), labels = c("j(x)", -4:-2))
text(c(1, 3), rep(1,2), labels = c("Decreasing", "Decreasing"))
## ---- chunk 69
x <- seq(-4, -1, 0.01)
y = (6 + x)/(3 + x)
plot(x, y, type = "n", ylab = "j(x)")
abline(v = -3, h = 0, lty = "dashed")
lines(x, y, col = 4)
text(-1.4, 299, labels = expression(paste("j(x) =", (6+x)/(x+3))))
## ---- chunk 70
op <- par(c("mfrow", "mar", "mai"))
par(mfrow = c(2, 2), mar = c(2.1, 2.1, 2.1, 2.1), mai = rep(0.2, 4))

# Local minimum
plot(c(0, 4), c(0, 3), type = "n", axes = FALSE, ann = FALSE)
title("j(c) is a local minimum")
rect(0, 0.3, 2, 2.5, col = "lightblue", border = NA)
rect(2, 0.3, 4, 2.5, col = "chocolate2", border = NA)
text(c(0.3, 1, 3), rep(2, 3), labels = c("j'(x)", "----", "++++"))
segments(0, 1.5, 3.85, 1.5)
text(3.93, 1.5, "x", font = 2)
text(c(0.1, 3.8), rep(1.5, 2), labels = c("(", ")"))
text(c(0.1, 2, 3.8), rep(1.1, 3), labels = c("a", "c", "b"))
text(c(0.3, 1.3, 3), rep(0.5, 3), labels = c("j(x)", "Decreasing", "Increasing"))

# Local maximum
plot(c(0, 4), c(0, 3), type = "n", axes = FALSE, ann = FALSE)
title("j(c) is a local maximum")
rect(0, 0.3, 2, 2.5, col = "chocolate2", border = NA)
rect(2, 0.3, 4, 2.5, col = "lightblue", border = NA)
text(c(0.3, 1, 3), rep(2, 3), labels = c("j'(x)", "++++", "----"))
segments(0, 1.5, 3.85, 1.5)
text(3.93, 1.5, "x", font = 2)
text(c(0.1, 3.8), rep(1.5, 2), labels = c("(", ")"))
text(c(0.1, 2, 3.8), rep(1.1, 2), labels = c("a", "c", "b"))
text(c(0.3, 1.3, 3), rep(0.5, 3), labels = c("j(x)", "Increasing", "Decreasing"))

# Neither (all negative)
plot(c(0, 4), c(0, 3), type = "n", axes = FALSE, ann = FALSE)
title("j(c) is not a local extremum")
rect(0, 0.3, 2, 2.5, col = "lightblue", border = NA)
rect(2, 0.3, 4, 2.5, col = "lightblue", border = NA)
text(c(0.3, 1, 3), rep(2, 3), labels = c("j'(x)", "----", "----"))
segments(0, 1.5, 3.85, 1.5)
text(3.93, 1.5, "x", font = 2)
text(c(0.1, 3.8), rep(1.5, 2), labels = c("(", ")"))
text(c(0.1, 2, 3.8), rep(1.1, 2), labels = c("a", "c", "b"))
text(c(0.3, 1.3, 3), rep(0.5, 3), labels = c("j(x)", "Decreasing", "Decreasing"))

# Neither (all positive)
plot(c(0, 4), c(0, 3), type = "n", axes = FALSE, ann = FALSE)
title("j(c) is not a local extremum")
rect(0, 0.3, 2, 2.5, col = "chocolate2", border = NA)
rect(2, 0.3, 4, 2.5, col = "chocolate2", border = NA)
text(c(0.3, 1, 3), rep(2, 3), labels = c("j'(x)", "++++", "++++"))
segments(0, 1.5, 3.85, 1.5)
text(3.93, 1.5, "x", font =2)
text(c(0.1, 3.8), rep(1.5, 2), labels = c("(", ")"))
text(c(0.1, 2, 3.8), rep(1.1, 2), labels = c("a", "c", "b"))
text(c(0.3, 1.3, 3), rep(0.5, 3), labels = c("j(x)", "Increasing", "Increasing"))

par(mfrow = op$mfrow, mar = op$mar, mai = op$mai)
## ---- chunk 71
extr1 <- (2 - sqrt((-2)^2 - 4*3*(-14)))/6
extr2 <- (2 + sqrt((-2)^2 - 4*3*(-14)))/6
x <- sort(c(seq(-4, 4, 0.1), extr1, extr2))
ind <- c(which(x == extr1), which(x == extr2))
jx <- expression(x^3 - x^2 - 14*x + 11)
plot(x, eval(jx), type = "n", ylab = "j(x)")
abline(v = 0, h = 0, lty = "dashed")
lines(x, eval(jx), col = 4)
points(c(extr1, extr2), eval(jx)[ind], pch = 21, bg = c("chocolate2", "lightblue"))
title("Local Extrema")
text(c(extr1, extr2, 3.1), c(22, -10, 26), labels = c("Local Maximum", "Local Minimum", jx), cex = c(0.7, 0.7, 0.8))
## ---- chunk 72
# Variables
x <- seq(-1, 1, 0.1)
n <- length(x)
hx <- expression(abs(x)^(1/3) + 0.5)

# Coordinate plane
plot(c(-4, 4), y = c(-3.5, 3.5), type = "n", xlab = "x", ylab = "")
abline(h = 0, lty = "dashed")
title("Local extrema with undefined derivatives")

# j(x) = |x|^(1/3)
#-------------------
lines(x, eval(hx), col = 4)
points(0, 0.5, pch = 21, bg = 4)
text(3.2, 3.2, labels = expression(paste("j(x) =", sqrt(abs(x), 3), "+ 0.5")), cex = 0.9)
text(0, 1.7, labels = "Local minimum", cex = 0.7)
# Sign chart for j'(x) = 1/(3*(|x|)^(2/3))
j_prime <- expression(1/(3*abs(x)^(2/3)))
j_prime <- ifelse(x < 0, -eval(j_prime), eval(j_prime))
signs <- ifelse(c(j_prime[which(x == -1)], j_prime[which(x == 1)]) < 0, "----", "++++")
rect(-4.3, 3, -3.3, 3.75, col = "lightblue", border = NA)
rect(-3.3, 3, -2.3, 3.75, col = "chocolate2", border = NA)
text(c(-4, -3.3, -2.7, -2), rep(3.35, 4), labels = c(signs[1], "ND", signs[2], "j'(x)"), cex = c(0.8, 0.7, 0.8, 0.8))

# h(x) = -|x|^(1/3)
#--------------------
lines(x, -eval(hx), col = 4)
points(0, -0.5, pch = 21, bg = 4)
text(3.2, -3.2, labels = expression(paste("h(x) =", sqrt(-abs(x), 3), "+ 0.5")), cex = 0.9)
text(0, -1.7, labels = "Local maximum", cex = 0.7)
# Sign chart for h'(x) = -1/(3*(|x|)^(2/3))
h_prime2 <- expression(-(1/(3*abs(x)^(2/3))))
h_prime2 <- ifelse(x < 0, -eval(h_prime2), eval(h_prime2)) 
signs2 <- ifelse(c(h_prime2[which(x == -1)], h_prime2[which(x == 1)]) < 0, "----", "++++")
rect(-4.3, -3.8, -3.3, -3, col = "chocolate2", border = NA)
rect(-3.3, -3.8, -2.3, -3, col = "lightblue", border = NA)
text(c(-3.9, -3.3, -2.7, -2), rep(-3.4, 4), labels = c(signs2[1], "ND", signs2[2], "h'(x)"), cex = c(0.8, 0.7, 0.8, 0.8))

segments(rep(0, 2), c(-3.5, 2), rep(0, 2), c(-2, 3.5), lty = "dashed")
## ---- chunk 73
op <- par(c("mfrow", "mar"))
par(mfrow = c(1, 2), mar = rep(2.1, 4))

# h'(x) = 0 but not a local extremum
x <- seq(-5, 5, 0.01)
plot(c(-5, 5), c(-127, 150), type = "n", ann = FALSE)
title(ylab = "h(x)", line = 2.2)
lines(x, x^3 - 2, col = 4)
points(0, 0, pch = 21, bg = 4)
text(-3, 148, labels = expression(paste("h(x) = ", x^3)))
mtext(text = "Not Local Extrema", side = 3, line = 1.2, font = 2, at = c(8, 170), xpd = TRUE)
mtext("h'(c) = 0", font = 2)
mtext(text = "x", side = 1, line = 1, at = c(7, -160), xpd = TRUE, font = 2)
rect(0, par("usr")[3], par("usr")[2], -110, border = NA, col = "chocolate2")
text(c(-0.8, 1.35, 2.7, 4.05), rep(-124.04, 4), labels = c("h'(x)", "++++", 0, "++++"))

# j'(x) = c not defined and not a local extremum 
y <- ifelse(x < 0, -abs(x)^(1/3), x^(1/3))
plot(c(-5, 5), c(-2, 3), type = "n", ann = FALSE)
lines(x, y, col = 4)
points(0, 0, pch = 21, bg = 4)
text(-2.9, 2.9, labels = expression(paste("j(x) = ", sqrt(x, 3))))
mtext("j'(c) not defined", font = 2)
rect(-0.7, par("usr")[3], par("usr")[2], -1.7, border = NA, col = "chocolate2")
text(c(-1.4, 0.5, 2.2, 4.05), rep(-1.95, 4), labels = c("j'(x)", "++++", "ND", "++++"))

par(mfrow = op$mfrow, mar = op$mar)
## ---- chunk 74
C_prime <- expression(3*(t - 8)^2 - 12)
t <- seq(0, 16, 0.01)
plot(c(0, 16), c(-20, 200), type = "n", xlab = "t (hrs)", ylab = "Concentration")
abline(h = 0, lty = "dashed")
lines(t, eval(C_prime), col = 4)
points(c(6, 10), rep(0, 2), pch = 21, bg = 4)
text(2, 196, labels = expression(paste("h'(t) = ", 3*(t - 8)^2 - 12)))
title("Rate of change of drug concentration")
## ---- chunk 75
con <- expression((t - 8)^3 - 12*t)
t <- seq(4, 12, 0.01)
plot(x = c(3, 15), y = c(-115, -80), type = "n", ann = FALSE, yaxt = "n")
title("Model of drug concentration in blood stream")
title(xlab = "t (hours)", ylab = "C(x)", line = 2)
lines(t, eval(con), col = 4)
extrema <- c((6 - 8)^3 - 12*6, (10 - 8)^3 - 12*10)
segments(x0 = c(6, 10), y0 = c(par("usr")[3], par("usr")[3]), x1 = c(6, 10), y1 = extrema, lty = "dashed")
segments(x0 = c(5, 9), y0 = extrema, x1 = c(7, 11), y1 = extrema)
points(c(6, 10), extrema, pch = 21, bg = 4)
## ---- chunk 76
x <- seq(-1.5, 1.5, 0.01)
plot(c(-2, 2), c(-2, 2), type = "n", ann = FALSE)
abline(h = 0, lty = "dashed")
lines(x, x^3, lwd = 2, col = 4)
title("Concavity of a graph")
title(xlab = expression(paste("j(x) = ", x^3)), ylab = "j(x)", line = 2)
text(1 - 0.2, 1^3, labels = "Upwards", srt = 45, cex = 0.8)
text(-1 + 0.2, (-1)^3, labels = "Downwards", srt = 45, cex = 0.8)

# Sign chart of j'(x)
rect(par("usr")[1], 1.5, -1.2, par("usr")[4], col = "chocolate2", border = NA)
text(c(-1.9, -1.6, -1.35, -1), rep(1.8, 4), labels = c("+++", 0, "+++", "j'(x)"))

# Sign chart of j''(x)
rect(1.2, par("usr")[3], 1.6, -1.5, col = "lightblue", border = NA)
rect(1.6, par("usr")[3], par("usr")[2], -1.5, col = "chocolate2", border = NA)
text(c(1, 1.35, 1.6, 1.9), rep(-1.8, 4), labels = c("j''(x)", "---", 0, "+++"))
points(0, 0, pch = 21, bg = 4)
text(rep(0, 2), c(0.4, 0.2), c("Inflection", "point"), cex = 0.7)
## ---- chunk 77
third <- expression(x^3 - 2*x)
third_vertices <- c(-sqrt(2), -sqrt(2/3), sqrt(2/3), sqrt(2))
x <- sort(c(third_vertices, seq(-2, 2, 0.01)))
plot(c(-5, 5), c(-5, 5), type = "n", ann = FALSE)
abline(v = 0, h = 0, lty = "dashed")
lines(x, eval(third), col = 4)
title("Derivative of function h", line = 1)
title(xlab = "x", ylab = "h'(x)", line = 2.5)
points(c(third_vertices, 0), y = c(eval(third)[which(x %in% third_vertices)], 0), pch = 21, bg = 4)
text(4, -4.2, labels = expression(paste("h(x) = ", x^3 - 2*x)), cex = 0.9)
text(third_vertices, rep(-4.5, 4), labels = c(expression(-sqrt(2)), expression(-sqrt(frac(2, 3))), expression(sqrt(frac(2, 3))), expression(sqrt(2))), cex = 0.7)
## ---- chunk 78
h <- expression(2*x^4 - 4*x^2 + x - 1)
plot(-c(-2.5, 2.5), c(-4.2, 1.8), type = "n", ann = FALSE, axes = FALSE, frame.plot = TRUE)
extrema <- c(-1.0574538, 0.1270510, 0.9304029)
abline(v = extrema[2], lty = "dashed")
x <- sort(c(seq(-1.7, 1.5, 0.001), extrema))
lines(x, eval(h), col = 4)
x <- sort(c(extrema, -0.5774538, 0.57705))
points(x, eval(h), pch = 21, bg = 4)
axis(1, at = x, labels = rep("", length(x)))
text(x = x, y = rep(-5.4, length(x)), labels = c(expression(-sqrt(2)), expression(-sqrt(frac(2,3))), 0, expression(sqrt(frac(2, 3))), expression(sqrt(2))), cex = c(rep(0.7, 2), 0.9, rep(0.7, 2)), xpd = TRUE)
text(extrema[2], -6.3, labels = "x", xpd = TRUE)
text(2.6, -1, labels = "Fourth-degree polynomial", srt = 90)
title("Sketch of a possible graph of 'h'")
## ---- chunk 79
x <- c(100, 1000, 10000, 100000, 1000000)
y1 <- expression(x^2)
y2 <- expression(1/x^2)
matrix(c(eval(y1), eval(y2)), nrow = 2, byrow = TRUE, dimnames = list(c(y1, y2), x = x))
## ---- chunk 80
plot(c(0, 2.1), c(0, 4.1), type = "n", ann = FALSE, xaxt = "n")
axis(1, at = 0:2)
x <- seq(0, 2, 0.00001)
lines(x, eval(y1), col = 4)
text(1.8, 1.8^2 + 0.4, labels = expression(paste("j(x) = ", x^2)), srt = 45)
x <- seq(0.5, 2, 0.00001)
lines(x, eval(y2), col = "chocolate2")
text(1.8, 1/1.8^2 + 0.3, labels = expression(paste("h(x) = ", 1/x^2)), srt = -15)
title('Exponential functions for high "x" values')
## ---- chunk 81
hx <- expression((x^2 + 2*x + 3)/(x^2 + x - 6))
x <- seq(-5, 5, 0.1)
plot(x, eval(hx), type = "l", col = 4, ann = FALSE)
abline(v = c(-3, 2), lty = "dashed")
title("Vertical asymptotes", sub = expression(paste("hx = ", (x^2 + 2*x + 3)/(x^2 + x - 6))), font.sub = 2)
title(xlab = "x", ylab = "h(x)", line = 2)
## ---- chunk 82
h <- function(x) (-x)^5 - x^4 + 14*x^3 + 6*x^2 - 45*x - 3
## ---- chunk 83
extrema <- c(-3, -1.23303, 1, 2.43303)
xx <- x <- sort(c(seq(-4, 4, 0.01), extrema))
hx <- h(x)
logi <- sapply(1:(length(hx) - 1), function(i) ifelse(hx[i] < 0 && hx[i+1] >= 0 | hx[i] >= 0 && hx[i+1] < 0, yes = TRUE, no = FALSE))
x_intercepts1 <- x[logi]
## ---- chunk 84
h_p <- expression((-5)*x^4 - 4*x^3 + 42*x^2 + 12*x - 45)
x <- c(-4, -2, 0, 2, 3)
signs <- ifelse(eval(h_p) < 0, "---", "+++")
## ---- chunk 85
plot(c(-1.2, 20), c(-2, 6), type = "n", axes = FALSE, ann = FALSE)
rect(0, 0, 4, 4, border = NA, col = "lightblue")
rect(4, 0, 8, 4, border = NA, col = "chocolate2")
rect(8, 0, 12, 4, border = NA, col = "lightblue")
rect(12, 0, 16, 4, border = NA, col = "chocolate2")
rect(16, 0, 20, 4, border = NA, col = "lightblue")
mid <- c(2, 6, 10, 14, 18)
text(mid, rep(3.1, length(mid)), labels = c(expression(paste("(-", infinity, ", -3)")), "(-3, -1.2)", "(-1.2, 1)", "(1, 2.4)", expression(paste("(2.4,", infinity,")"))), cex = 0.9)
text(c(-0.8, c(mid, 4, 8, 12, 16)), rep(2, 6), labels = c("h'(x)", signs, rep(0, 4)))
text(c(-0.8, mid), rep(0.5, 6), labels = c("h(x)", "Decreasing", "Increasing", "Decreasing", "Increasing", "Decreasing"), cex = c(1, rep(0.7, 5)))
segments(0, 1.2, 20, 1.2)
points(c(4, 8, 12, 16), rep(1.2, 4), pch = 20)
text(20.3, 1.2, "x", cex = 0.9, font = 2)
text(c(4, 8, 12, 16), rep(0.5, 4), labels = round(extrema, 1), cex = 0.7, font = 2)
## ---- chunk 86
x <-  seq(-4, 4, 0.0001)
plot(c(-6, 6), c(-200, 100), type = "n", ann = FALSE)
abline(v = 0, h = 0, lty = "dashed")
lines(x, eval(h_p), col = 4)
x_intercepts <- c(-3, -1.23303, 1, 2.43304)
points(x_intercepts, rep(0, 4), pch = 21, bg = 4)

h_pp <- expression((-5)*x^3 - 3*x^2 + 21*x + 3)
extrema_pp <- x <- c(-2.30748, -0.1407, 1.84818)
points(x, eval(h_p), pch = 21, bg = 4)
## ---- chunk 87
op <- par(c("mar", "mai"))
par(mar = rep(0, 4), mar = rep(0, 4))

p_num <- sort(c(extrema, extrema_pp)) # Partition numbers
x <- c(-4, -2.5, -2, -1, 0, 1.5, 2, 3) # T-numbers
signs <- ifelse(eval(h_pp) < 0, "---", "+++")

plot(c(-1.2, 43), c(-2, 6), type = "n", axes = FALSE, ann = FALSE)
rect(0, 0, 5, 4, border = NA, col = "chocolate2")
rect(5, 0, 10, 4, border = NA, col = "chocolate2")
rect(10, 0, 15, 4, border = NA, col = "lightblue")
rect(15, 0, 20, 4, border = NA, col = "lightblue")
rect(20, 0, 25, 4, border = NA, col = "chocolate2")
rect(25, 0, 30, 4, border = NA, col = "chocolate2")
rect(30, 0, 35, 4, border = NA, col = "lightblue")
rect(35, 0, 40, 4, border = NA, col = "lightblue")

mid <- seq(2.5, 37.5, 5)
text(mid, rep(3.1, length(mid)), labels = c(expression(paste("(-", infinity, ", -3)")), "(-3, -2.3)", "(-2.3, -1.2)", "(-1.2, -0.1)", "(-0.1, 1)", "(1, 1.8)", "(1.8 - 2.4)", expression(paste("(2.4,", infinity,")"))), cex = 0.8)
text(c(-1.2, c(mid, seq(5, 35, 5))), rep(2, length(mid)+7), labels = c("h''(x)", signs, rep(0, 7)))
text(mid, rep(0.5, 8), labels = ifelse(signs == "---", "Decreasing", "Increasing"), cex = rep(0.7, 8), srt = 45)
segments(0, 1.2, 40, 1.2)
points(seq(5, 35, 5), rep(1.2, 7), pch = 20)
text(40.3, 1.2, "x", cex = 0.9, font = 2)
text(c(-1.1, seq(5, 35, 5)), rep(0.5, 4), labels = c("h'(x)", round(p_num, 1)), cex = c(1, rep(0.7, 7)), font = c(1, rep(2, 7)))

par(mar = op$mar, mai = op$mai)
## ---- chunk 88
plot(rep(c(-5, 5), 2), c(rep(40, 2), rep(-40, 2)), type = "n", ann = FALSE)
abline(h = 0, v = 0, lty = "dashed")
x <- xx
lines(x, h(x), col = 4)
x <- extrema
points(extrema, h(x), pch = 21, bg = 4)
## ---- chunk 89
# Absolute maxima
j <- expression(-3*n^2)
n <- seq(-2, 2, 0.0001)
plot(c(-5, 5), c(-10, 0.2), type = "n", ann = FALSE)
lines(n, eval(j), col = 4)
points(0, 0, pch = 21, bg = 4)
title("Plot with absolute maxima")
text(5, -5, expression(paste("j(x) = ", -3*x^2)), srt = 90)
## ---- chunk 90
# Absolute minima
sixth <- expression(x^6 - 7*x^4 + 14*x^2 - x - 5)
x <- sort(c(seq(-2.3, 2.3, 0.01), sixth_vertices))
plot(c(-5, 5), c(-5, 5), type = "n", ann = FALSE)
y <- eval(sixth)
lines(x, y, col = 4)
points(x[which.min(y)], y[which.min(y)], pch = 21, bg = 4)
title("Plot with absolute minima", line = 1)
title(xlab = "x", ylab = "h(x)", line = 2)
text(4.9, 0, labels = expression(paste("F(x) = ", x^6 - 7*x^4 + 14*x^2 - x - 5)), cex = 0.8, srt = 90)
## ---- chunk 91
# No absolute maximum or minimum but has local extrema
extr1 <- (2 - sqrt((-2)^2 - 4*3*(-14)))/6
extr2 <- (2 + sqrt((-2)^2 - 4*3*(-14)))/6
x <- sort(c(seq(-4, 4, 0.1), extr1, extr2))
ind <- c(which(x == extr1), which(x == extr2))
jx <- expression(x^3 - x^2 - 14*x + 11)
plot(x, eval(jx), type = "n", ylab = "j(x)")
abline(v = 0, h = 0, lty = "dashed")
lines(x, eval(jx), col = 4)
points(c(extr1, extr2), eval(jx)[ind], pch = 21, bg = c("chocolate2", "lightblue"))
title("No absolute minima or maxima")
text(c(extr1, extr2, 3.1), c(22, -10, 26), labels = c("Local Maximum", "Local Minimum", jx), cex = c(0.7, 0.7, 0.8))
## ---- chunk 92
fifth_vertices <- c(-1.64443286, 1.64443286, 2.119174)
x <- sort(c(fifth_vertices, seq(-2, 2, 0.0001)))
fifth <- expression(x^5 - 5*x^3 + 4*x + 1)
plot(c(5, -5), c(5, -5), type = "n", xaxt = "n", ann = FALSE)
axis(side = 1, at = -5:5, labels = c(rep("", 3), -2, rep("", 3), 2.1, rep("", 3)))
title("Absolute minima and maxima", line = 1)
title(xlab = "x", ylab = "f(x)", line = 2)
lines(x, eval(fifth), col = 4)
x <- c(-2, fifth_vertices)
points(x, eval(fifth), pch = 21, bg = 4)
text(c(-2, -0.9, 1.6, 2.8), c(0.1, 4.63, -3, 4.6), labels = c("j(-2) = 1", "j(-1.6) = 4.6", "j(1.6) = -2.6", "j(2.1) = 4.6"), cex = 0.7)
text(c(-2, 2), rep(-5.5, 2), labels = c("[", "]"), xpd = TRUE, col = 4)
segments(-2, -5.45, 2, -5.45, col = 4, xpd = TRUE)
text(4.9, 0, labels = expression(paste("j(x) = ", x^5 - 5*x^3 + 4*x + 1)), srt = 90)
## ---- chunk 93
e <- expression((1 + s)^(1/s))
s <- c(-0.5, -0.1, -0.01, -0.001, -0.0001, 0, 0.0001, 0.001, 0.01, 0.1, 0.5)
lims <- eval(e)
lims[6] <- exp(1) 
matrix(c(s, lims), nrow = 2, byrow = TRUE, dimnames = list(c("s", "(1 + s)^(1/s)"), rep("", length(s))))
## ---- chunk 94
x <- seq(-5, 5, 0.001)
#log(x)
plot(c(-5, 5), c(-5, 5), type = "n", xaxt = "n", ann = FALSE)
axis(1, at = -5:5)
abline(v = 0, h = 0, lty = "dashed")
lines(-5:5, -5:5, col = "chocolate2", lty = "dashed")
lines(x[x > 0], log(x[x > 0]), col = 4)
lines(x, exp(x), col = 4)
text(1.1, exp(1.4), labels = expression(paste("j(x) = ", e^x)), srt = 45)
text(3.5, log(3.5)+.6, "h(x) = ln x", srt = 15)
## ---- chunk 95
n <- seq(-2, 2, 0.0001)
j1 <- expression(2*n^3)
j2 <- expression(2*n^3 - 2)
j3 <- expression(2*n^3 + 4)
j4 <- expression(2*n^3 + sqrt(2))
plot(c(-2.5, 2.5), c(-20, 20), type = "n", ann = FALSE)
lines(n, eval(j1), col = 4, lty = "dashed", lwd = 2)
lines(n, eval(j2), col = 5, lty = "dashed", lwd = 2)
lines(n, eval(j3), col = 6, lty = "dashed", lwd = 2)
lines(n, eval(j4), col = 7, lty = "dashed", lwd = 2)
title(expression(paste("Possible graphs of antiderivatives of ", 6*x^2)))
legend("bottomright", legend = c(j1, j2, j3, j4), lty = "dashed", col = c(6:7, 4:5), lwd = 2)
## ---- chunk 96
x <- seq(-2, 2, 0.0001)
h <- expression((-5)*x^2 + 13)
plot(c(-3, 3), c(0.5, 14), type = "n", xaxt = "n", ann = FALSE)
axis(1, at = c(-1, 1), labels = c("a", "b"))
left <- seq(-1, 1, abs(-1 - 1)/50)
rect(xleft = left[-length(left)], ybottom = rep(par("usr")[3], length(left)), xright = left[-1], ytop = (-5)*left[-length(left)]^2 + 13, border = NA, col = "chocolate2")
segments(c(-1, 1), c(par("usr")[3], par("usr")[3]), c(-1, 1), c(-5*(-1)^2+13, -5*(1)^2+13), col = 4, lwd = 2)
segments(-1, 0, 1, 0, col = 4, lwd = 2)
lines(x, eval(h), col = 4, lwd = 2)
legend("topright", legend = expression(paste("h(x) = ", -5*x^2 + 13)), bty = "n")
## ---- chunk 97
x <- seq(0.1, 5, 0.0001)
j <- expression(2*x^2 + 2)
plot(c(0.1, 4), c(0, 14.6), type = "n", xaxt = "n", ann = FALSE)
axis(1, at = c(1, 2.5), labels = c(1, 2.5))
lines(x, eval(j), col = 4, lwd = 2)
legend("topright", legend = expression(paste("j(x) = ", 2*x^2 + 2)))
xleft <- seq(1, 2.5, (2.5-1)/60)
rect(xleft = xleft[-length(xleft)], ybottom = rep(par("usr")[3], length(xleft)), xright = xleft[-1], ytop = 2*xleft[-length(xleft)]^2 + 2, border = NA, col = "chocolate2")
segments(1, par("usr")[3], 2.5, par("usr")[3], col = 4, lwd = 2)
segments(x0 = c(1, 2.5), y0 = c(par("usr")[3], par("usr")[3]), x1 = c(1, 2.5), y1 = c(2*1^2 + 2, 2*2.5^2 + 2), col = 4, lwd = 2)
## ---- chunk 98
plot(c(0.1, 4), c(0, 14.6), type = "n", xaxt = "n", ann = FALSE)
axis(1, at = c(1, 2.5), labels = c(1, 2.5))
lines(x, eval(j), col = 4, lwd = 2)
legend("topright", legend = expression(paste("j(x) = ", 2*x^2 + 2)))
xleft <- seq(1, 2.5, (2.5-1)/5)
rect(xleft = xleft[-length(xleft)], ybottom = rep(par("usr")[3], length(xleft)), xright = xleft[-1], ytop = 2*xleft[-length(xleft)]^2 + 2, border = "chocolate", col = "chocolate2")
segments(1, par("usr")[3], 2.5, par("usr")[3], col = 4, lwd = 2)
segments(x0 = c(1, 2.5), y0 = c(par("usr")[3], par("usr")[3]), x1 = c(1, 2.5), y1 = c(2*1^2 + 2, 2*2.5^2 + 2), col = 4, lwd = 2)
## ---- chunk 99
plot(c(0.1, 4), c(0, 14.6), type = "n", xaxt = "n", ann = FALSE)
axis(1, at = c(1, 2.5), labels = c(1, 2.5))
lines(x, eval(j), col = 4, lwd = 2)
legend("topright", legend = expression(paste("j(x) = ", 2*x^2 + 2)))
xleft <- seq(1, 2.5, (2.5-1)/5)
rect(xleft = xleft[-length(xleft)], ybottom = rep(par("usr")[3], length(xleft)), xright = xleft[-1], ytop = 2*xleft[-length(xleft)]^2 + 2, border = "chocolate", col = "chocolate2")
rect(xleft = xleft[-length(xleft)], ybottom = rep(par("usr")[3], length(xleft)), xright = xleft[-1], ytop = 2*xleft[-1]^2 + 2, border = "chocolate")
segments(1, par("usr")[3], 2.5, par("usr")[3], col = 4, lwd = 2)
segments(x0 = c(1, 2.5), y0 = c(par("usr")[3], par("usr")[3]), x1 = c(1, 2.5), y1 = c(2*1^2 + 2, 2*2.5^2 + 2), col = 4, lwd = 2)
## ---- chunk 100
plot(c(0.1, 4), c(0, 14.6), type = "n", xaxt = "n", ann = FALSE)
axis(1, at = c(1, 2.5), labels = c(1, 2.5))
lines(x, eval(j), col = 4, lwd = 2)
legend("topright", legend = c(expression(paste("j(x) = ", 2*x^2 + 2)), "n = 10"), bty = "n")
xleft <- seq(1, 2.5, (2.5-1)/10)
rect(xleft = xleft[-length(xleft)], ybottom = rep(par("usr")[3], length(xleft)), xright = xleft[-1], ytop = 2*xleft[-length(xleft)]^2 + 2, border = "chocolate", col = "chocolate2")
rect(xleft = xleft[-length(xleft)], ybottom = rep(par("usr")[3], length(xleft)), xright = xleft[-1], ytop = 2*xleft[-1]^2 + 2, border = "chocolate")
segments(1, par("usr")[3], 2.5, par("usr")[3], col = 4, lwd = 2)
segments(x0 = c(1, 2.5), y0 = c(par("usr")[3], par("usr")[3]), x1 = c(1, 2.5), y1 = c(2*1^2 + 2, 2*2.5^2 + 2), col = 4, lwd = 2)
## ---- chunk 101
plot(c(0.1, 4), c(0, 14.6), type = "n", xaxt = "n", ann = FALSE)
axis(1, at = c(1, 2.5), labels = c(1, 2.5))
lines(x, eval(j), col = 4, lwd = 2)
legend("topright", legend = c(expression(paste("j(x) = ", 2*x^2 + 2)), "n = 100"), bty = "n")
xleft <- seq(1, 2.5, (2.5-1)/100)
rect(xleft = xleft[-length(xleft)], ybottom = rep(par("usr")[3], length(xleft)), xright = xleft[-1], ytop = 2*xleft[-length(xleft)]^2 + 2, border = "chocolate", col = "chocolate2")
rect(xleft = xleft[-length(xleft)], ybottom = rep(par("usr")[3], length(xleft)), xright = xleft[-1], ytop = 2*xleft[-1]^2 + 2, border = "chocolate")
segments(1, par("usr")[3], 2.5, par("usr")[3], col = 4, lwd = 2)
segments(x0 = c(1, 2.5), y0 = c(par("usr")[3], par("usr")[3]), x1 = c(1, 2.5), y1 = c(2*1^2 + 2, 2*2.5^2 + 2), col = 4, lwd = 2)
## ---- chunk 102
j <- expression(-0.8*x^2 + 20)
plot(c(0.1, 4), c(0.1, 21), type = "n", xaxt = "n", yaxt = "n", ann = FALSE)
axis(1, at = c(1, 2.5), labels = c(1, 2.5))
axis(2, at = c((-0.8)*2.5^2 + 20, (-0.8)*1^2 + 20), labels = c("b", "a"))
lines(x, eval(j), col = 4, lwd = 2)
xleft <- seq(1, 2.5, (2.5-1)/5)
rect(xleft = xleft[-length(xleft)], ybottom = rep(par("usr")[3], length(xleft)), xright = xleft[-1], ytop = -0.8*xleft[-length(xleft)]^2 + 20, border = "chocolate")
rect(xleft = xleft[-length(xleft)], ybottom = rep(par("usr")[3], length(xleft)), xright = xleft[-1], ytop = -0.8*xleft[-1]^2 + 20, border = "chocolate", col = "chocolate2")
segments(1, par("usr")[3], 2.5, par("usr")[3], col = 4, lwd = 2)
segments(x0 = c(1, 2.5), y0 = c(par("usr")[3], par("usr")[3]), x1 = c(1, 2.5), y1 = c(-0.8*1^2 + 20, -0.8*2.5^2 + 20), col = 4, lwd = 2)
segments(x0 = c(par("usr")[1], par("usr")[1]), y0 = c((-0.8)*2.5^2 + 20, (-0.8)*1^2 + 20), x1 = c(2.5, 1), y1 = c((-0.8)*2.5^2 + 20, (-0.8)*1^2 + 20), lty = 2)
## ---- chunk 103
x <- seq(0, 6, 0.0001)
h <- expression(0.5*x^2 + 2) 
plot(c(1, 5.5), c(0.2, 15), type = "n", xaxt = "n", ann = FALSE)
axis(1, at = c(1, 4), labels = c(1, 4))
lines(x, eval(h), col = 4, lwd = 2)
deltax <- (4-1)/5
xleft <- seq(1, 4, deltax)
rect(xleft = xleft[-length(xleft)], ybottom = rep(par("usr")[3], length(xleft)), xright = xleft[-1], ytop = 0.5*xleft[-length(xleft)]^2 + 2, border = "chocolate", col = "chocolate2")
rect(xleft = xleft[-length(xleft)], ybottom = rep(par("usr")[3], length(xleft)), xright = xleft[-1], ytop = 0.5*xleft[-1]^2 + 2, border = "chocolate")
segments(1, par("usr")[3], 4, par("usr")[3], col = 4, lwd = 2)
segments(x0 = c(1, 4), y0 = c(par("usr")[3], par("usr")[3]), x1 = c(1, 4), y1 = c(0.5*1^2 + 2, 0.5*4^2 + 2), col = 4, lwd = 2)
## ---- chunk 104
x <- seq(0, 6, 0.0001)
jan <- function(z) z^2 - 4
plot(c(0, 5), c(-5, 15), type = "n", xaxt = "n", ann = FALSE)
axis(1, at = c(1, 3), labels = c(1, 3))
abline(h = 0, lty = 2)
lines(x, jan(x), col = 4, lwd = 2)
deltax <- (3-1)/5
xleft <- sort(c(seq(1, 3, deltax), 2))
# Rectangles below x-axis
rect(xleft = xleft[1:3], ybottom = jan(xleft[1:3]), xright = xleft[2:4], ytop = c(0, 0, 0), border = "chocolate")
rect(xleft = xleft[2:4], ybottom = jan(xleft[2:4]), xright = xleft[1:3], ytop = c(0, 0, 0), border = "chocolate", col = "chocolate2")
# Rectangles above x-axis
rect(xleft = xleft[4:6], ybottom = c(0, 0, 0), xright = xleft[5:7], ytop = jan(xleft[4:6]), border = "chocolate", col = "chocolate2")
rect(xleft = xleft[5:7], ybottom = c(0, 0, 0), xright = xleft[4:6], ytop = jan(xleft[5:7]), border = "chocolate")
segments(x0 = c(1, 1.8), c(0, 0), c(1.8, 3), c(0, 0), col = 4, lwd = 2)
segments(x0 = c(1, 3), y0 = c(jan(1), 0), x1 = c(1, 3), y1 = c(0, jan(3)), col = 4, lwd = 2)
text(c(1.2, 2.8), c(-1.4, 1.9), labels = c("A", "B"))
## ---- chunk 105
hg <- function(t) 8*t
interval <- c(1, 4)
n <- 5
delta_t <- diff(interval)/n 
t <- seq(interval[1], interval[2], by = delta_t)
L6 <- hg(t[1]) * delta_t + hg(t[2]) * delta_t + hg(t[3]) * delta_t + hg(t[4]) * delta_t + hg(t[5]) * delta_t
R6 <- hg(t[2]) * delta_t + hg(t[3]) * delta_t + hg(t[4]) * delta_t + hg(t[5]) * delta_t + hg(t[6]) * delta_t
A6 <- (L6 + R6)/2
height <- hg(interval[2]) - hg(interval[1])
Error_A6 <- abs(height) * (diff(interval)/(2 * n))
allowed_error <- 2
n_Error <- ((abs(height) * diff(interval))/2)/allowed_error
## ---- chunk 106
jogger <- matrix(c(15, 20, 25, 30, 25, 20, 15, 10, 5), nrow = 1, dimnames = list("j'(t)", 0:8))
jogger
## ---- chunk 107
jog <- function(t) -0.5*t^2 + 3.5*t + 15
t <- seq(0, 8, 0.001)
n_t <- length(t)
jogged <- jog(t)
pt_x <- c(seq(0, 3.5, length.out = 4), seq(3.5, 8, length.out = 6))
pt_y <- jog(pt_x)
plot(c(0.3, 8.4), c(0, 23), type = "n", xaxt = "n", yaxt = "n", xlab = "Distance (km)", ylab = "Rate of jogging")
axis(1, pt_x[-4], labels = 0:(length(pt_x)-2))
axis(2, seq(1, 21, 2))
rect(xleft = t[which(t == 3.5):(n_t-1)], ybottom = rep(par("usr")[3]+0.2, length(which(t == 3.5):(n_t-1))), xright = t[t > 3.5], ytop = jog(t[t > 3.5]), border = "chocolate", col = "chocolate2")

lines(t, jog(t), col = 4, lwd = 2)
segments(x0 = c(3.5, 8), y0 = c(par("usr")[3], par("usr")[3]), x1 = c(3.5, 8), y1 = jog(c(3.5, 8)), col = 4, lwd = 2, lty = 2)
points(pt_x, pt_y, pch = 21, bg = 4, xpd = TRUE)
## ---- chunk 108
interval <- c(3, 8)
n <- 4
jogger <- as.vector(jogger)
delta_t <- diff(interval)/n
L4 <- jogger[4]*delta_t + jogger[5]*delta_t + jogger[6]*delta_t + jogger[7]*delta_t + jogger[8]*delta_t
R4 <- jogger[5]*delta_t + jogger[6]*delta_t + jogger[7]*delta_t + jogger[8]*delta_t + jogger[9]*delta_t
A4 <- (L4 + R4)/2
Error_A4 <- abs(jogger[9] - jogger[4])*(diff(interval)/(2*n))
## ---- chunk 109
jg <- function(x) -x^5 - x^4 + 14*x^3 + 6*x^2 - 45*x -3
vertices <- c(-3, -1.23303, 1, 2.43303)
x <- sort(c(seq(-4, 3.5, 0.0001), vertices))
plot(c(-5, 5), c(-40, 40), type = "n", ann = FALSE, xaxt = "n", yaxt = "n")
y <- jg(x)
y0 <- c(-3.49, -2.28, -0.07, 2.15, 2.66)
lims <- sort(c(vertices, y0))
axis(1, at = y0, labels = letters[1:length(y0)])
axis(2, at = 0)

# Area
areas <- sapply(1:(length(lims)-1), function(i) x[x >= lims[i] & x <= lims[i+1]])
n <- sapply(areas, length)

# Colouring area under graph and x-axis between given limits
sapply(c(1, 5), function(i) rect(xleft = areas[[i]][-n[i]], ybottom = 0, xright = areas[[i]][-i], ytop = jg(areas[[i]][-n[i]]), border = "lightblue", col = "lightblue"))
sapply(c(2, 6), function(i) rect(xleft = areas[[i]][-n[i]], ybottom = 0, xright = areas[[i]][-1], ytop = jg(areas[[i]][-1]), border = "lightblue", col = "lightblue"))
sapply(c(3, 7), function(i)  rect(xleft = areas[[i]][-n[i]], ybottom = 0, xright = areas[[i]][-1], ytop = jg(areas[[i]][-n[i]]), border = "chocolate2", col = "chocolate2"))
sapply(c(4, 8), function(i) rect(xleft = areas[[i]][-n[i]], ybottom = 0, xright = areas[[i]][-1], ytop = jg(areas[[i]][-1]), border = "chocolate2", col = "chocolate2"))

# Graph of j
lines(x, y, col = 4)
abline(h = 0)
text(y0, 0, labels = "|", font = 2) 
legend("topright", legend = "y = j(x)", bty = "n", text.font = 2)
text(vertices, c(-10, 17, -10, 10), labels = LETTERS[1:length(vertices)])
## ---- chunk 110
a <- (2*exp(5) - 2*exp(1)) + (6*(5^3/3) - 6*(1^3/3)) + (2*log(5) - 2*log(1)) + (3*5 - 3*1)
